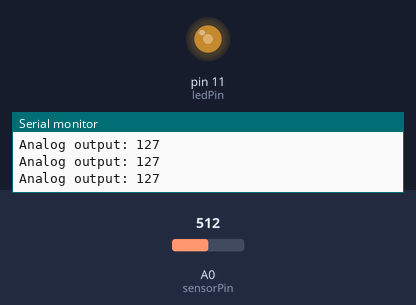
Simulated run of this sketch. Board: Arduino Uno, built with avr-gcc and run on an emulated ATmega328P. Shown: output pins drawn as LEDs (lit = HIGH), the last lines printed to the serial monitor. The inputs (shaded band) are chosen by the test bench; at power-on: A0 (sensorPin) = 512.

Above: at 1.3 s.
1.4 s: A0 (sensorPin) set to 716
At 1.8 s:
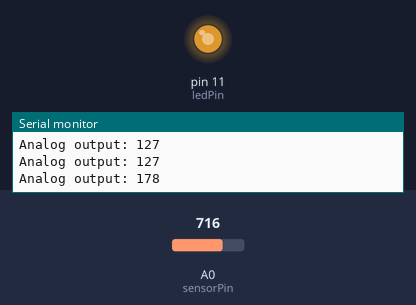
3.0 s: A0 (sensorPin) set to 900
At 4.2 s:
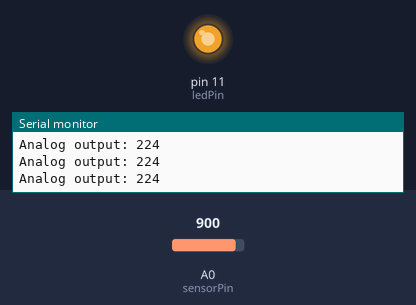
4.5 s: A0 (sensorPin) set to 122
At 5.4 s:
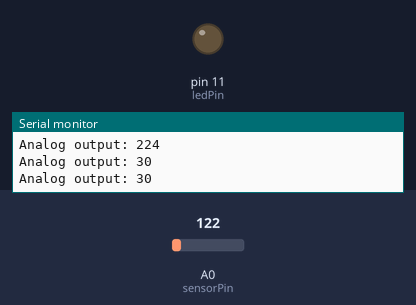
6.0 s: A0 (sensorPin) set to 246
7.5 s: A0 (sensorPin) set to 273
At 8.7 s:
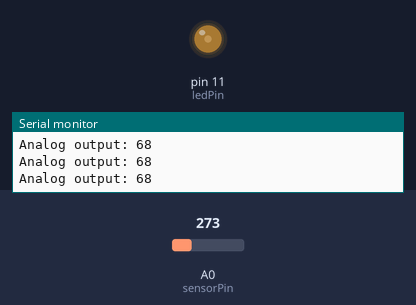
9.0 s: A0 (sensorPin) set to 55
At 10.1 s:
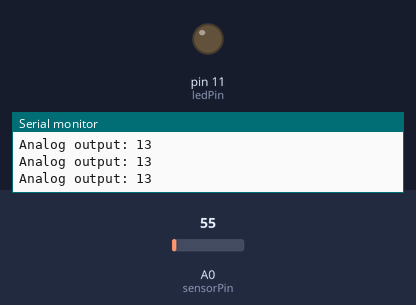
Timing chart, 0 to 11.5 s (numbered marks = the images above; inputs shaded):
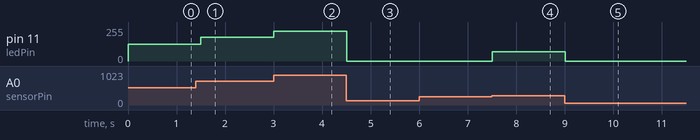

The sketch:

sketch_smoke.ino
```cpp
// Sensor pins pin D6 LED output, pin A0 analog Input
#define ledPin 11
#define sensorPin A0

void setup() {
  Serial.begin(9600);
  pinMode(ledPin, OUTPUT);
  digitalWrite(ledPin, LOW);
}

void loop() {
  Serial.print("Analog output: ");
  Serial.println(readSensor());
  delay(500);
}

//  This function returns the analog data to calling function
int readSensor() {
  unsigned int sensorValue = analogRead(sensorPin);  // Read the analog value from sensor
  unsigned int outputValue = map(sensorValue, 0, 1023, 0, 255); // map the 10-bit data to 8-bit data
  if (outputValue > 65)
    analogWrite(ledPin, outputValue); // generate PWM signal
  else
    digitalWrite(ledPin, LOW);
  return outputValue;             // Return analog moisture value
}
```

Measured:
- the behaviour switches between 264 and 265 on A0 (sensorPin) (found by bisection; images 3 and 4)
- after the input at 1.4 s, pin 11 (ledPin): 127/255 → 178/255 after 0.10 s
- after the input at 3.0 s, pin 11 (ledPin): 178/255 → 224/255 at once
- after the input at 4.5 s, pin 11 (ledPin): 224/255 → 0/255 at once
- after the input at 7.5 s, pin 11 (ledPin): 0/255 → 68/255 at once
- after the input at 9.0 s, pin 11 (ledPin): 68/255 → 0/255 at once
